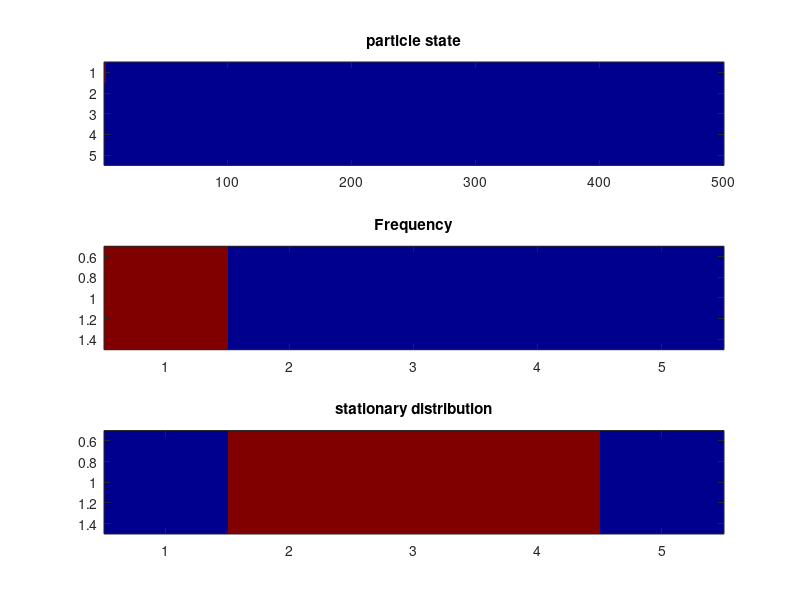

This chart was generated by the following MATLAB code: (Note: this script raises an error after producing the figure.)
%{
I would like to simulate a markov chain. I`ll implement the problem in two
ways:

1) using an algorithm that seems to be the most obvious

2) using an optimized version of the algorithm.

% keywords: imagesc
waterflow
%}

%%%% First test: filling matrix with colors
% 
% N_simulations = 100;
% states = 5;
% M = zeros(states,N_simulations);
% 
% figure()
% % every row has to add up to zero. the way we do that is the following
% colormap jet
% for (i = 1:N_simulations)
%     M(:,i) = rand(states,1);
%     M(:,i) = M(:,i)/sum(M(:,i));
%     f = imagesc(M);
%     pause(0.05);  
%     i
% end
% 
% close();

%First, I`ll start with a Markov 5X5 matrix

M = [.8,.2, 0,0,0; 
    .1,.8,.1,0,0; 
    0,.1,.8,.1,0;
    0 ,0,.1,.8,.1;
    0, 0,0,.2, .8 ];

state_vector = [1,0,0,0,0];% this is where we start

frequency_vector = state_vector;
%Now we do the simulation fow each state:
% in order to do so, we distribute the intervals in the space. 
N_simulations = 500;
Phase_space = zeros(5,N_simulations);

% As we want to simulate this Markov Chain, we do
% In this fashion, given a vector of probabilities, (p_1, ....p_N), we
% concatenate N intervals with legths p_1,,,p_N.
Distribute = ones(5,5);
Distribute = triu(Distribute);
Distributed_pts = M*Distribute;

%v = VideoWriter('Markov_chain.avi');
%open(v);

figure;
subplot(3,1,1);
colormap jet
imagesc(Phase_space);
title('particle state')

hold on;

plot_freq= subplot(3,1,2);
imagesc(frequency_vector);
title('Frequency');
hold on;
Phase_space(:,1) = state_vector';

% Since this is a Matrix..... the system will converge to its stationary
% distribution, which we can easily find numerically

subplot(3,1,3);
[V D] = eig(M');
stationary = V(:,4)/sum(V(:,4));
imagesc(real(stationary)')
title('stationary distribution')
colormap jet
hold on;


%In this manner, instead of worrying about the next state vector, we worry about the next interval
for (i = 2:N_simulations)
    Mov(i) = getframe(gcf) % leaving gcf out crops the frame in the movie
   
    next_interval_distribution = (Phase_space(:,i-1)')*Distributed_pts; 
    aux = (next_interval_distribution >= rand());
    state_vector = (1:5==find(aux,1, 'first')); % this is just a nice way to find the kth standard basis vector
    Phase_space(:,i) = state_vector';
    subplot(3,1,1);
    imagesc(Phase_space);
    pause(0.01)
    frequency_vector = sum(Phase_space(:,1:i)')/i;
    subplot(3,1,2);
    cla(plot_freq);
    imagesc(frequency_vector);
    
     writeVideo(v,M)
end

close();
close(v)
% The bad algorithm

%output the movie as an avia file